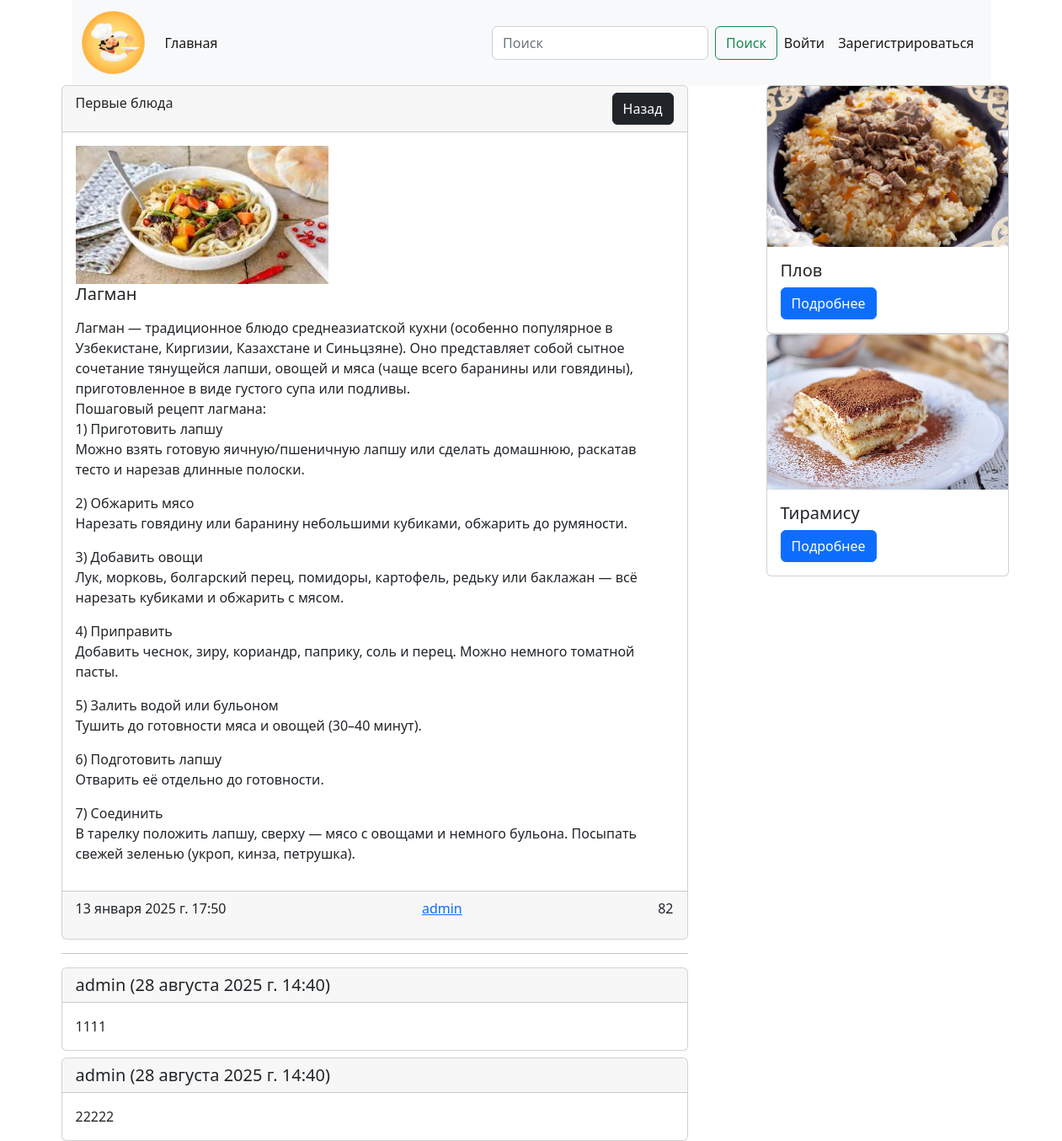
The app's page /post/1/ with its own data.
### cooking/models.py (models this page shows, shortened)
class Post(models.Model):
    title = models.CharField(max_length=255, verbose_name='Заголовок статьи')
    content = models.TextField(default='Скоро тут будет статья', verbose_name='Текст статьи') # default= наполнение по умолчанию
    created_at = models.DateTimeField(auto_now_add=True) # Привязка ко времени создания
    updated_at = models.DateTimeField(auto_now=True) # Привязка ко времени обновления
    photo = models.ImageField(upload_to='photos/', blank=True) # Фотографии статей будут скачиваться в каталог photos
    watched = models.IntegerField(default=0)
    is_published = models.BooleanField(default=True)
    category = models.ForeignKey(Category, related_name='posts', on_delete=models.CASCADE) # Связываем класс с категорией, при удалении категории удаляются все статьи
    author = models.ForeignKey(User, default=None, null=True, blank=True, on_delete=models.CASCADE)
    def get_absolute_url(self): # Генерирование ссылки
        return reverse('post_detail_link', kwargs={'pk': self.pk})
    class Meta: # Для корректного отображения в админке на русском языке
        verbose_name = 'Пост'
        verbose_name_plural = 'Посты'

class Category(models.Model):
    title = models.CharField(max_length=255, verbose_name='Название категории') # Поле символов с максимальной длиной, отображаемое имя в админке
    def __str__(self):
        return self.title
    class Meta: # Для корректного отображения в админке на русском языке
        verbose_name = 'Категория'
        verbose_name_plural = 'Категории'

class Comment(models.Model):
    post = models.ForeignKey(Post, on_delete=models.CASCADE, verbose_name='Пост')
    user = models.ForeignKey(User, on_delete=models.CASCADE, verbose_name='Пользователь')
    text = models.TextField(verbose_name='Комментарий')
    created_at = models.DateTimeField(auto_now_add=True, verbose_name='Дата создания')
    class Meta:
        verbose_name = 'Комментарий'
        verbose_name_plural = 'Комментарии'

### cooking/views.py (the view)
# urls.py: path('post/<int:pk>/', post_detail, name='post_detail_link'),
def post_detail(request, pk):
  article = Post.objects.get(pk=pk)
  Post.objects.filter(pk=pk).update(watched=F('watched') + 1)
  ext_posts = Post.objects.all().exclude(pk=pk).order_by('-watched')[:5]
  comments = Comment.objects.filter(post=article)
  context = {
    'title': article.title,
    'post': article,
    'ext_posts': ext_posts,
    'comments': comments
  }
  if(request.user.is_authenticated):
    context['comment_form'] = CommentForm
  return render(request, 'cooking/article_detail.html', context)

### cooking/templates/cooking/article_detail.html (shortened to what this page needs)
{% extends 'base.html' %}
{% load static %}
{% block main %}
        <main>
            <div class="d-flex justify-content-between"><div class="col-8">
                <div class="card"><div class="card-header d-flex justify-content-between"> {{ post.category }}
                    <div>
                        <a href="{% url 'category_list_link' post.category.pk %}" class="btn btn-dark">Назад</a>
                    </div>
                </div>
                    <img src="" class="card-img-top" alt=""><div class="card-body">
                    {% if post.photo %}
                        <img src="{{ post.photo.url }}" width="300" alt="">
                    {% else %}
                        <img src="{% static 'img/no_img.png' %}" width="300" alt="">
                    {% endif %}
                    <h5 class="card-title"> {{ post.title }}</h5>
                    <p class="card-text">
                    {{ post.content | linebreaks }} </p>
                </div>
                    <div class="card-footer d-flex justify-content-between"><p class="card-text">{{ post.created_at }}</p>
                        <a href="{% url 'profile_link' post.author.pk %}">{{ post.author }}</a>
                        <p class="card-text">{{ post.watched }}</p>
                    </div>
                </div>
                <hr>
                {% for comment in comments %}
                <div class="card mt-2"><h5 class="card-header">{{ comment.user }} ({{ comment.created_at }})</h5>
                    <div class="card-body">
                        <p class="card-text">{{ comment.text }}</p>
                    </div>
                </div>
                {% endfor %}
            </div>
            <div class="col-1"></div>
            <div class="col-4">
				{% for ext in ext_posts %}
                <div class="card" style="width: 18rem;">
                    {% if ext.photo %}
                        <img class="card-img-top" src="{{ ext.photo.url }}" width="200" alt="">
                    {% else %}
                        <img class="card-img-top" src="{% static 'img/no_img.png' %}" width="200" alt="Нет изображения">
                    {% endif %}
                    <div class="card-body"><h5 class="card-title">{{ ext.title }}</h5><a href="{{ ext.get_absolute_url }}" class="btn btn-primary">Подробнее</a></div>
                </div>
				{% endfor %}
            </div>
            </div>
        </main>
{% endblock main %}

### templates/base.html (shortened to what this page needs)
{% load static %}
<!doctype html>
<html lang="en">
<head>
    <link href="https://cdn.jsdelivr.net/npm/bootstrap@5.2.3/dist/css/bootstrap.min.css" rel="stylesheet">
</head>
<body>
    <div class="container">
		{% include 'components/_navbar.html' %}
        <main>
			{% block main %}
			{% endblock main %}
        </main>
    </div>
</body>
</html>

### templates/components/_navbar.html (shortened to what this page needs)
{% load static %}
<header>
	<div class="container">
		<nav class="navbar navbar-expand-lg bg-light">
			<div class="container-fluid">
				<a class="navbar-brand" href="#!">
					<img src="{% static 'img/img.png' %}" width="75" alt="">
				</a>
				<div class="collapse navbar-collapse" id="navbarSupportedContent">
					<ul class="navbar-nav me-auto mb-2 mb-lg-0"><li class="nav-item"><a class="nav-link active" aria-current="page" href="{% url 'index' %}">Главная</a></li></ul>
					<div class="d-flex">
						<form class="d-flex" role="search" method="get" action="{% url 'search_link' %}">
							<input name="q" class="form-control me-2" type="search" placeholder="Поиск" aria-label="Поиск">
							<button class="btn btn-outline-success" type="submit">Поиск</button>
						</form>
						<ul class="navbar-nav me-auto mb-2 mb-lg-0">
							{% if not request.user.is_authenticated %}
							<li class="nav-item">
								<a class="nav-link active" aria-current="page" href="{% url 'login_link' %}">Войти</a>
							</li>
							<li class="nav-item">
								<a class="nav-link active" aria-current="page" href="{% url 'register_link' %}">Зарегистрироваться</a>
							</li>
							{% endif %}
						</ul>
					</div>
				</div>
			</div>
		</nav>
	</div>
</header>

### records on screen
Post: category "Первые блюда", photo (picture), title "Лагман", content "Лагман — традиционное блюдо среднеазиатской кухни (особенно популярное в Узбекистане, Киргизии, Казахстане и Синьцзяне). Оно представляет собой сытное сочетание тянущейся лапши, овощей и мяса (чаще всего баранины или говядины), приготовленное в виде густого супа или подливы. Пошаговый рецепт лагмана: 1) Приготовить лапшу Можно взять готовую яичную/пшеничную лапшу или сделать домашнюю, раскатав тесто и нарезав длинные полоски. 2) Обжарить мясо Нарезать говядину или баранину небольшими кубиками, обжарить до румяности. 3) Добавить овощи Лук, морковь, болгарский перец, помидоры, картофель, редьку или баклажан — всё нарезать кубиками и обжарить с мясом. 4) Приправить Добавить чеснок, зиру,…", created_at "13 января 2025 г. 17:50", author "admin", watched "82"
Comment: user "admin", created_at "28 августа 2025 г. 14:40", text "1111"
Comment: user "admin", created_at "28 августа 2025 г. 14:40", text "22222"
Post: photo (picture), title "Плов"
Post: photo (picture), title "Тирамису"
